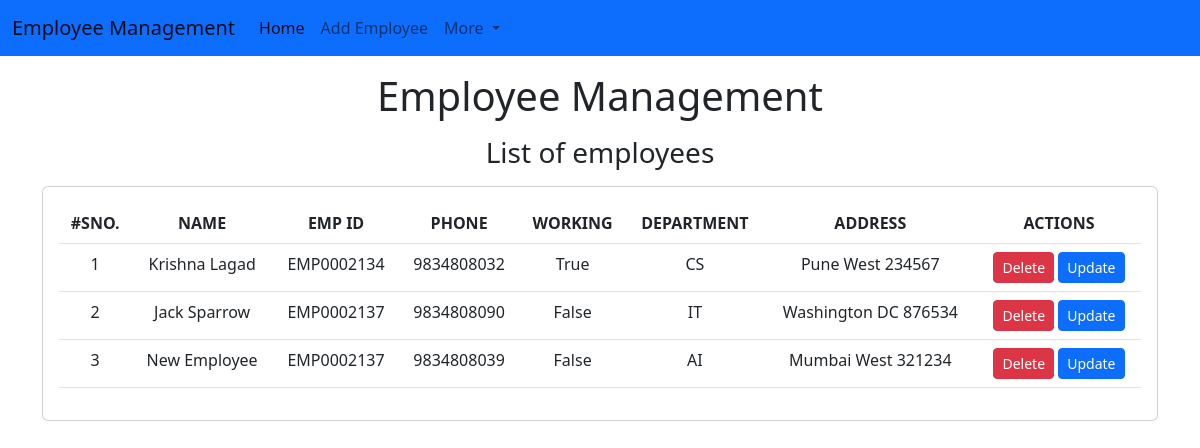
/employee/home/, run on the app's committed database.
### emp/models.py (models this page shows)
class Employee(models.Model):
    name = models.CharField(max_length=200)
    emp_id = models.CharField(max_length=200)
    phone = models.CharField(max_length=10)
    address = models.CharField(max_length=150)
    working = models.BooleanField(default=True)
    department = models.CharField(max_length=50)

### emp/views.py (the view)
# urls.py: path("home/", employee_home),
def employee_home(request):
    emps = Employee.objects.all()
    return render(request, "emp/home.html", {
        'emps': emps,
    })

### templates/emp/home.html (shortened to what this page needs)
<!doctype html>
<html lang="en">
<head>
    <link href="https://cdn.jsdelivr.net/npm/bootstrap@5.2.0-beta1/dist/css/bootstrap.min.css" rel="stylesheet"
>
</head>
<body>
    {% include 'emp/navbar.html' %}
    <h1 class="text-center my-3">Employee Management</h1>
    <h3 class="text-center my-3">List of employees</h3>
    <div class="container">
        <div class="row">
            <div class="col-md-12 offset-md-0">
                <div class="card">
                    <div class="card-body">
                        <table class="table text-center">
                            <thead>
                                <tr>
                                    <th>#SNO.</th>
                                    <th>NAME</th>
                                    <th>EMP ID</th>
                                    <th>PHONE</th>
                                    <th>WORKING</th>
                                    <th>DEPARTMENT</th>
                                    <th>ADDRESS</th>
                                    <th>ACTIONS</th>
                                </tr>
                            </thead>
                            <tbody>
                                {% for e in emps %}
                                <tr>
                                    <td>{{forloop.counter}}</td>
                                    <td>{{e.name}}</td>
                                    <td>{{e.emp_id}}</td>
                                    <td>{{e.phone}}</td>
                                    <td>{{e.working}}</td>
                                    <td>{{e.department}}</td>
                                    <td>{{e.address}}</td>
                                    <td>
                                        <a href="/employee/delete-emp/{{e.id}}" class="btn btn-danger btn-sm">Delete</a>
                                        <a href="/employee/update-emp/{{e.id}}" class="btn btn-primary btn-sm">Update</a>
                                    </td>
                                </tr>
                                {% endfor %}
                            </tbody>
                        </table>
                    </div>
                </div>
            </div>
        </div>
    </div>
</body>
</html>

### templates/emp/navbar.html (shortened to what this page needs)
<nav class="navbar navbar-expand-lg bg-primary">
    <div class="container-fluid">
        <a class="navbar-brand" href="#">Employee Management</a>
        <div class="collapse navbar-collapse" id="navbarSupportedContent">
            <ul class="navbar-nav me-auto mb-2 mb-lg-0">
                <li class="nav-item">
                    <a class="nav-link active" aria-current="page" href="/employee/home/">Home</a>
                </li>
                <li class="nav-item">
                    <a class="nav-link" href="/employee/add-emp/">Add Employee</a>
                </li>
                <li class="nav-item dropdown">
                    <a class="nav-link dropdown-toggle" href="#" id="navbarDropdown" role="button"
                        data-bs-toggle="dropdown" aria-expanded="false">
                        More
                    </a>
                </li>
            </ul>
        </div>
    </div>
</nav>

### data on the page
Employee: name "Krishna Lagad", emp_id "EMP0002134", phone "9834808032", working "True", department "CS", address "Pune West 234567"
Employee: name "Jack Sparrow", emp_id "EMP0002137", phone "9834808090", working "False", department "IT", address "Washington DC 876534"
Employee: name "New Employee", emp_id "EMP0002137", phone "9834808039", working "False", department "AI", address "Mumbai West 321234"
